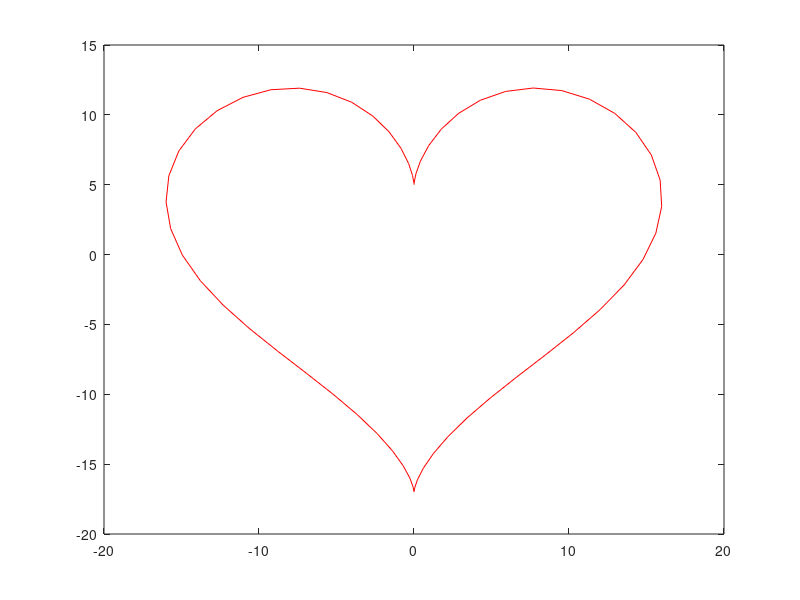

This figure's MATLAB source:
t=[0:0.1:2*pi]
x=16 * sin(t).^3
y=13 * cos(t) - 5 * cos(2 * t) - 2 * cos(3 * t) - cos(4 * t)
a=(x - min(x))/(max(x) - min(x))
b=(y - min(y))/(max(y) - min(y))
plot(x,y,'r')